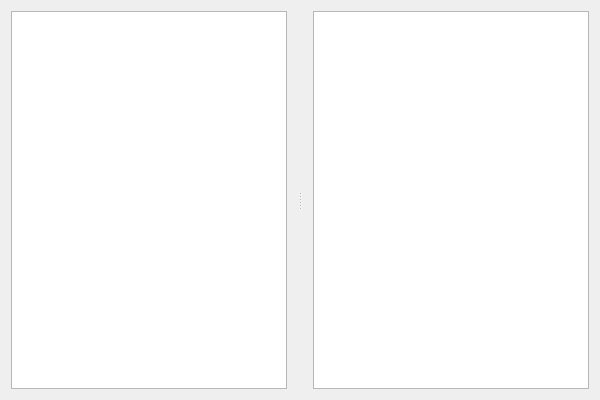
<?xml version="1.0" encoding="UTF-8"?>
<ui version="4.0">
 <class>MarkdownEditorClass</class>
 <widget class="QWidget" name="MarkdownEditorClass">
  <property name="geometry">
   <rect>
    <x>0</x>
    <y>0</y>
    <width>600</width>
    <height>400</height>
   </rect>
  </property>
  <property name="windowTitle">
   <string>MarkdownEditor</string>
  </property>
  <layout class="QVBoxLayout" name="verticalLayout_3">
   <property name="leftMargin">
    <number>0</number>
   </property>
   <property name="topMargin">
    <number>0</number>
   </property>
   <property name="rightMargin">
    <number>0</number>
   </property>
   <property name="bottomMargin">
    <number>0</number>
   </property>
   <item>
    <widget class="QSplitter" name="splitter">
     <property name="orientation">
      <enum>Qt::Orientation::Horizontal</enum>
     </property>
     <widget class="QWidget" name="verticalLayoutWidget_2">
      <layout class="QVBoxLayout" name="verticalLayout_2">
       <item>
        <widget class="QPlainTextEdit" name="EditorField"/>
       </item>
      </layout>
     </widget>
     <widget class="QWidget" name="verticalLayoutWidget">
      <layout class="QVBoxLayout" name="verticalLayout">
       <item>
        <widget class="QTextEdit" name="MarkdownField">
         <property name="html">
          <string>&lt;!DOCTYPE HTML PUBLIC &quot;-//W3C//DTD HTML 4.0//EN&quot; &quot;http://www.w3.org/TR/REC-html40/strict.dtd&quot;&gt;
&lt;html&gt;&lt;head&gt;&lt;meta name=&quot;qrichtext&quot; content=&quot;1&quot; /&gt;&lt;meta charset=&quot;utf-8&quot; /&gt;&lt;style type=&quot;text/css&quot;&gt;
p, li { white-space: pre-wrap; }
hr { height: 1px; border-width: 0; }
li.unchecked::marker { content: &quot;\2610&quot;; }
li.checked::marker { content: &quot;\2612&quot;; }
&lt;/style&gt;&lt;/head&gt;&lt;body style=&quot; font-family:'Segoe UI'; font-size:9pt; font-weight:400; font-style:normal;&quot;&gt;
&lt;p style=&quot;-qt-paragraph-type:empty; margin-top:0px; margin-bottom:0px; margin-left:0px; margin-right:0px; -qt-block-indent:0; text-indent:0px;&quot;&gt;&lt;br /&gt;&lt;/p&gt;&lt;/body&gt;&lt;/html&gt;</string>
         </property>
        </widget>
       </item>
      </layout>
     </widget>
    </widget>
   </item>
  </layout>
 </widget>
 <layoutdefault spacing="6" margin="11"/>
 <resources/>
 <connections/>
</ui>
